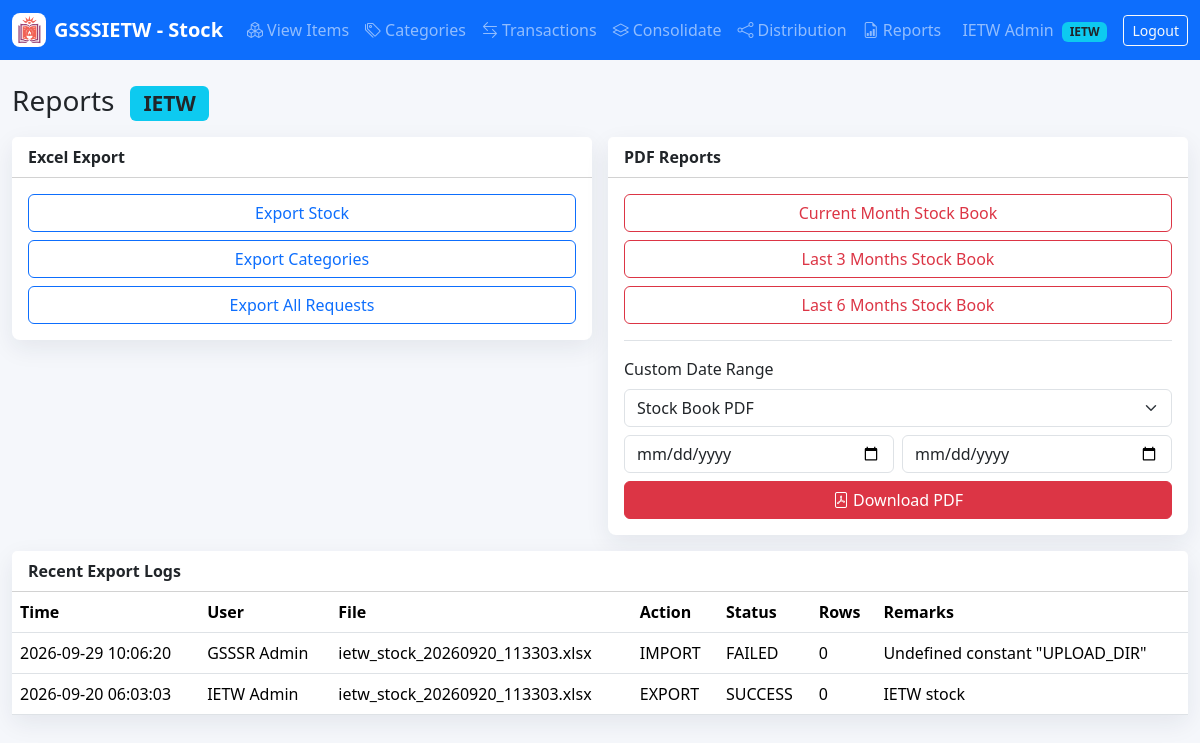
Page /IETW/reports.php (signed in) on the committed database.
### tables this page shows
CREATE TABLE `users` (
  `id` int NOT NULL AUTO_INCREMENT,
  `department_id` int DEFAULT NULL,
  `name` varchar(120) NOT NULL,
  `email` varchar(160) NOT NULL,
  `password_hash` varchar(255) NOT NULL,
  `role` enum('GSSSR','IETW','DEPARTMENT') NOT NULL,
  `status` enum('ACTIVE','INACTIVE') NOT NULL DEFAULT 'ACTIVE',
  `created_at` timestamp NULL DEFAULT CURRENT_TIMESTAMP,
  `updated_at` timestamp NULL DEFAULT NULL ON UPDATE CURRENT_TIMESTAMP,
  PRIMARY KEY (`id`),
  UNIQUE KEY `email` (`email`),
  KEY `department_id` (`department_id`),
  CONSTRAINT `users_ibfk_1` FOREIGN KEY (`department_id`) REFERENCES `departments` (`id`)
);

CREATE TABLE `excel_import_logs` (
  `id` int NOT NULL AUTO_INCREMENT,
  `user_id` int DEFAULT NULL,
  `file_name` varchar(255) NOT NULL,
  `action_type` enum('IMPORT','EXPORT') NOT NULL,
  `status` enum('SUCCESS','FAILED') NOT NULL,
  `rows_processed` int NOT NULL DEFAULT '0',
  `remarks` text,
  `created_at` timestamp NULL DEFAULT CURRENT_TIMESTAMP,
  PRIMARY KEY (`id`),
  KEY `user_id` (`user_id`),
  CONSTRAINT `excel_import_logs_ibfk_1` FOREIGN KEY (`user_id`) REFERENCES `users` (`id`)
);

### includes/functions.php (called while the page is built, shortened)
<?php
require_once __DIR__ . '/db.php';
function e(?string $value): string
{
    return htmlspecialchars((string)$value, ENT_QUOTES, 'UTF-8');
}
function rows(string $sql, array $params = []): array
{
    $stmt = Database::conn()->prepare($sql);
    $stmt->execute($params);
    return $stmt->fetchAll();
}

### includes/auth.php (called while the page is built, shortened)
<?php
require_once __DIR__ . '/functions.php';
function current_user(): ?array
{
    return $_SESSION['user'] ?? null;
}

### includes/db.php (called while the page is built, shortened)
<?php
final class Database
{
    private static ?PDO $pdo = null;
    public static function conn(): PDO
    {
        if (self::$pdo === null) {
            $dsn = 'mysql:host=' . DB_HOST . ';dbname=' . DB_NAME . ';charset=utf8mb4';
            self::$pdo = new PDO($dsn, DB_USER, DB_PASS, [
                PDO::ATTR_ERRMODE => PDO::ERRMODE_EXCEPTION,
                PDO::ATTR_DEFAULT_FETCH_MODE => PDO::FETCH_ASSOC,
                PDO::ATTR_EMULATE_PREPARES => false,
            ]);
        }
        return self::$pdo;
    }
}

### IETW/reports.php (the view, shortened to what this page needs)
<?php
require_once __DIR__ . '/../includes/layout.php';
$imports = rows('SELECT eil.*, u.name FROM excel_import_logs eil LEFT JOIN users u ON u.id=eil.user_id ORDER BY eil.id DESC LIMIT 50');
render_header('Reports - IETW');
?>
<h1 class="h3 mb-3">Reports <span class="badge bg-info text-dark ms-2">IETW</span></h1>
<div class="row g-3">
  <div class="col-lg-6">
    <div class="card metric-card">
      <div class="card-header bg-white fw-semibold">Excel Export</div>
      <div class="card-body d-grid gap-2">
        <a class="btn btn-outline-primary" href="?export=stock">Export Stock</a>
        <a class="btn btn-outline-primary" href="?export=categories">Export Categories</a>
        <a class="btn btn-outline-primary" href="?export=requests">Export All Requests</a>
      </div>
    </div>
  </div>
  <div class="col-lg-6">
    <div class="card metric-card">
      <div class="card-header bg-white fw-semibold">PDF Reports</div>
      <div class="card-body">
        <div class="d-grid gap-2 mb-3">
          <a class="btn btn-outline-danger" href="<?= BASE_URL ?>/download_pdf.php?type=stockbook&quick=current_month">Current Month Stock Book</a>
          <a class="btn btn-outline-danger" href="<?= BASE_URL ?>/download_pdf.php?type=stockbook&quick=3m">Last 3 Months Stock Book</a>
          <a class="btn btn-outline-danger" href="<?= BASE_URL ?>/download_pdf.php?type=stockbook&quick=6m">Last 6 Months Stock Book</a>
        </div>
        <form method="get" action="<?= BASE_URL ?>/download_pdf.php" class="border-top pt-3">
          <label class="form-label">Custom Date Range</label>
          <select name="type" class="form-select mb-2">
            <option value="stockbook">Stock Book PDF</option>
          </select>
          <div class="row g-2">
            <div class="col-6"><input type="date" name="from" class="form-control" required></div>
            <div class="col-6"><input type="date" name="to" class="form-control" required></div>
          </div>
          <button class="btn btn-danger w-100 mt-2"><i class="bi bi-file-pdf me-1"></i>Download PDF</button>
        </form>
      </div>
    </div>
  </div>
</div>
<div class="card metric-card mt-3">
  <div class="card-header bg-white fw-semibold">Recent Export Logs</div>
  <div class="table-responsive">
    <table class="table mb-0">
      <thead><tr><th>Time</th><th>User</th><th>File</th><th>Action</th><th>Status</th><th>Rows</th><th>Remarks</th></tr></thead>
      <tbody>
        <?php foreach ($imports as $i): ?>
        <tr>
          <td><?= e($i['created_at']) ?></td>
          <td><?= e($i['name']) ?></td>
          <td><?= e($i['file_name']) ?></td>
          <td><?= e($i['action_type']) ?></td>
          <td><?= e($i['status']) ?></td>
          <td><?= e($i['rows_processed']) ?></td>
          <td><?= e($i['remarks']) ?></td>
        </tr>
        <?php endforeach; ?>
      </tbody>
    </table>
  </div>
</div>
<?php render_footer(); ?>

### includes/layout.php (shortened to what this page needs)
<?php
require_once __DIR__ . '/auth.php';
function render_header(string $title): void
{
    $u    = current_user();
    $role = $u['role'] ?? '';
    $base = BASE_URL;
    echo '<!doctype html><html lang="en"><head><meta charset="utf-8"><meta name="viewport" content="width=device-width, initial-scale=1">';
    echo '<link href="https://cdn.jsdelivr.net/npm/bootstrap@5.3.3/dist/css/bootstrap.min.css" rel="stylesheet">';
    echo '<link href="https://cdn.jsdelivr.net/npm/bootstrap-icons@1.11.3/font/bootstrap-icons.css" rel="stylesheet">';
    echo '<link href="' . $base . '/assets/css/app.css" rel="stylesheet">';
    echo '</head><body>';
    echo '<nav class="navbar navbar-expand-lg navbar-dark bg-primary sticky-top"><div class="container-fluid">';
    echo '<a class="navbar-brand fw-semibold d-flex align-items-center gap-2" href="' . $base . '/dashboard.php">'
       . '<img src="' . APP_LOGO . '" alt="' . e(APP_SHORT_NAME) . ' logo" width="34" height="34" class="brand-logo">'
       . e(APP_SHORT_NAME) . '</a>';
    if ($u) {
        echo '<div class="collapse navbar-collapse" id="topnav"><ul class="navbar-nav me-auto">';
        $links = [
            'GSSSR' => [
                ['/admin/items.php',        'Items',          'boxes'],
                ['/admin/categories.php',   'Categories',     'tags'],
                ['/admin/requests.php',     'Approval Desk',  'clipboard-check'],
                ['/admin/activities.php',   'Dept Activity',  'clipboard-data'],
                ['/admin/transactions.php', 'Transactions',   'arrow-left-right'],
                ['/admin/reports.php',      'Reports',        'file-earmark-bar-graph'],
                ['/admin/users.php',        'Users',          'people'],
                ['/admin/logs.php',         'Logs',           'activity'],
                ['/admin/backup.php',       'Backup',         'shield-check'],
            ],
            'IETW' => [
                ['/IETW/items.php',        'View Items',      'boxes'],
                ['/IETW/categories.php',   'Categories',      'tags'],
                ['/IETW/transactions.php', 'Transactions',    'arrow-left-right'],
                ['/IETW/consolidate.php',  'Consolidate',     'layers'],
                ['/IETW/allocate.php',     'Distribution',    'share'],
                ['/IETW/reports.php',      'Reports',         'file-earmark-bar-graph'],
            ],
            'DEPARTMENT' => [
                ['/department/request.php', 'New Request', 'cart-plus'],
                ['/department/history.php', 'History',     'clock-history'],
                ['/department/inventory.php', 'My Stock',  'box-seam'],
            ],
        ];
        foreach ($links[$role] ?? [] as $l) {
            echo '<li class="nav-item"><a class="nav-link" href="' . $base . $l[0] . '">'
               . '<i class="bi bi-' . $l[2] . ' me-1"></i>' . $l[1] . '</a></li>';
        }
        echo '</ul>';
        $badgeClass = match ($role) {
            'GSSSR' => 'bg-warning text-dark',
            'IETW'  => 'bg-info text-dark',
            default => 'bg-secondary',
        };
        echo '<span class="navbar-text me-3">'
           . e($u['name'])
           . ' <span class="badge ' . $badgeClass . ' ms-1">' . e($role) . '</span></span>';
        echo '<a class="btn btn-outline-light btn-sm" href="' . $base . '/logout.php">Logout</a></div>';
    }
    echo '</div></nav><main class="container-fluid py-4">';
}
function render_footer(): void
{
    echo '</main>';
    echo '</body></html>';
}

### assets/css/app.css (style rules this page uses)
body { background: #f5f7fb; }
.brand-logo { border-radius: 8px; background: #fff; padding: 2px; }
.metric-card { border: 0; border-radius: 8px; box-shadow: 0 8px 24px rgba(30, 41, 59, .08); }
.table thead th { white-space: nowrap; }

### rows in the picture
users: name "IETW Admin"
excel_import_logs: created_at "2026-09-29 10:06:20", user.name "GSSSR Admin", file_name "ietw_stock_20260920_113303.xlsx", action_type "IMPORT", status "FAILED", rows_processed "0", remarks "Undefined constant \"UPLOAD_DIR\""
excel_import_logs: created_at "2026-09-20 06:03:03", user.name "IETW Admin", file_name "ietw_stock_20260920_113303.xlsx", action_type "EXPORT", status "SUCCESS", rows_processed "0", remarks "IETW stock"

### other values in the picture
APP_SHORT_NAME "GSSSIETW - Stock"
$l[1] "View Items"
$l[1] "Categories"
$l[1] "Transactions"
$l[1] "Consolidate"
$l[1] "Distribution"
$l[1] "Reports"
$role "IETW"
